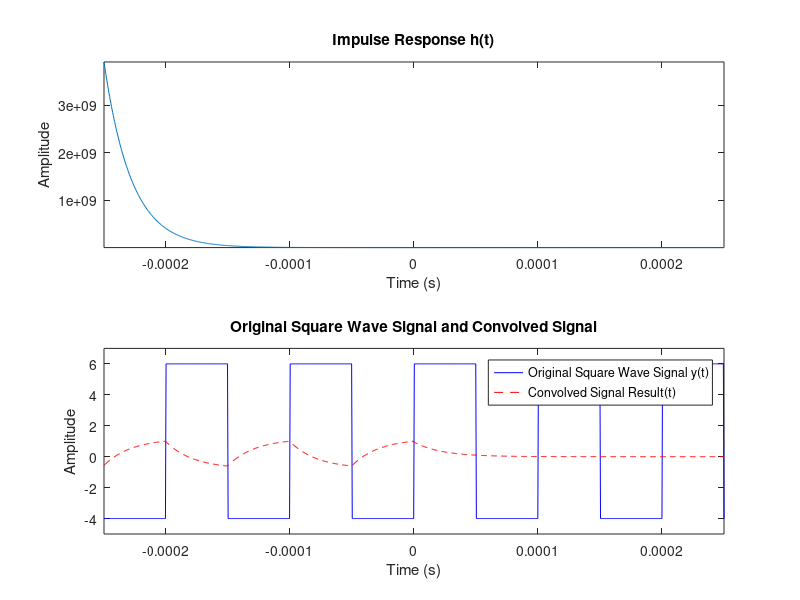

Recreate this plot in MATLAB.
% Initialisation
clc;
close all;

% Relevant parameters
frequency = 1e+4;
amplitude = 5;
offset = 1;
C = 1e-8;
R = 2.2e3;

% Time vector from -250 us to 250 us
t = linspace(-250e-6, 250e-6, 1000); % Increased number of points for better resolution
x = amplitude * square(2 * pi * frequency * t, 50) + offset; % Use 2*pi*f for the period

% Define the impulse response of an RC circuit
h = 1 / (R * C) * exp(-t / (R * C));

% Convolution of the input signal with the impulse response
y = conv(h, x, "same");

% Normalize the convolution result
y = y / max(abs(y));

% Create a figure
figure;

% Plotting the impulse response h on the first subplot
subplot(2,1,1); 
plot(t, h);
title('Impulse Response h(t)');
xlabel('Time (s)');
ylabel('Amplitude');
axis tight; % Tighten the axis around the plotted data

% Plotting the original square signal x and the convolved signal y result on the second subplot
subplot(2,1,2); % Selects the second subplot
plot(t, x, 'b', t, y, 'r--'); % 'b' for blue solid line, 'r--' for red dashed line
legend('Original Square Wave Signal y(t)', 'Convolved Signal Result(t)');
title('Original Square Wave Signal and Convolved Signal');
xlabel('Time (s)');
ylabel('Amplitude');
axis tight; % Tighten the axis around the plotted data

% Dynamically adjust the y-axis limits based on both y and x
combined_min = min(min(x), min(y)); % Find the minimum value of both signals
combined_max = max(max(x), max(y)); % Find the maximum value of both signals

% Set y-axis limits with some padding for better visibility
padding = 0.1 * (combined_max - combined_min); % 10% padding
ylim([combined_min - padding, combined_max + padding]);

